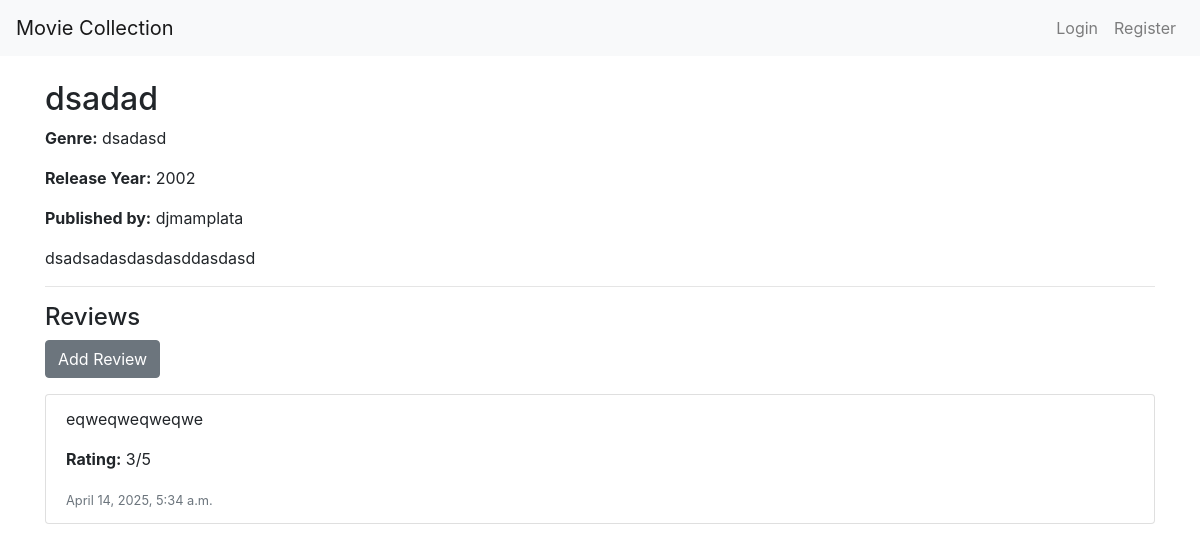
The page /movie/1/ on the database its author committed.
### moviecollection/models.py (models this page shows, shortened)
class Movie(models.Model):
    title = models.CharField(max_length=200)
    genre = models.CharField(max_length=100)
    release_year = models.IntegerField()
    description = models.TextField()
    owner = models.ForeignKey(User, on_delete=models.CASCADE)
    created_at = models.DateTimeField(auto_now_add=True)
    updated_at = models.DateTimeField(auto_now=True)

class Review(models.Model):
    movie = models.ForeignKey(
        'Movie', related_name='reviews', on_delete=models.CASCADE)
    review_text = models.TextField()
    rating = models.IntegerField(
        validators=[MinValueValidator(1), MaxValueValidator(5)])
    created_at = models.DateTimeField(auto_now_add=True)

### moviecollection/views.py (the view)
# urls.py: path('movie/<int:pk>/', views.movie_detail, name='movie_detail'),
def movie_detail(request, pk):
    movie = get_object_or_404(Movie, pk=pk)
    reviews = movie.reviews.all()  # Uses related_name defined in the model.
    return render(request, 'movie_detail.html', {'movie': movie, 'reviews': reviews})

### moviecollection/templates/movie_detail.html (shortened to what this page needs)
{% extends 'base.html' %}
{% block content %}
  <h2>{{ movie.title }}</h2>
  <p>
    <strong>Genre:</strong> {{ movie.genre }}
  </p>
  <p>
    <strong>Release Year:</strong> {{ movie.release_year }}
  </p>
  <p>
    <strong>Published by:</strong> {{ movie.owner.username }}
  </p>
  <p>{{ movie.description }}</p>
  <hr />
  <h4>Reviews</h4>
  <a href="{% url 'review_create' movie.id %}" class="btn btn-secondary mb-3">Add Review</a>
  <ul class="list-group">
    {% for review in reviews %}
      <li class="list-group-item">
        <p>{{ review.review_text }}</p>
        <p>
          <strong>Rating:</strong> {{ review.rating }}/5
        </p>
        <small class="text-muted">{{ review.created_at }}</small>
      </li>
    {% empty %}
      <li class="list-group-item">No reviews for this movie yet.</li>
    {% endfor %}
  </ul>
{% endblock %}

### rows shown on the page
Movie: title "dsadad", genre "dsadasd", release_year "2002", owner.username "djmamplata", description "dsadsadasdasdasddasdasd"
Review: review_text "eqweqweqweqwe", rating "3", created_at "April 14, 2025, 5:34 a.m."
